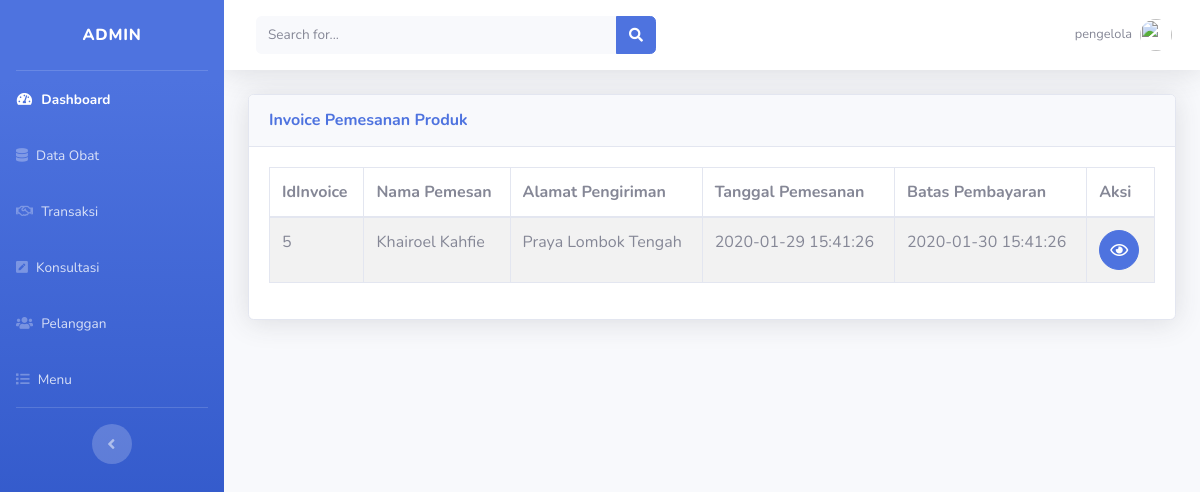
Before: /index.php/invoice with the older database file.
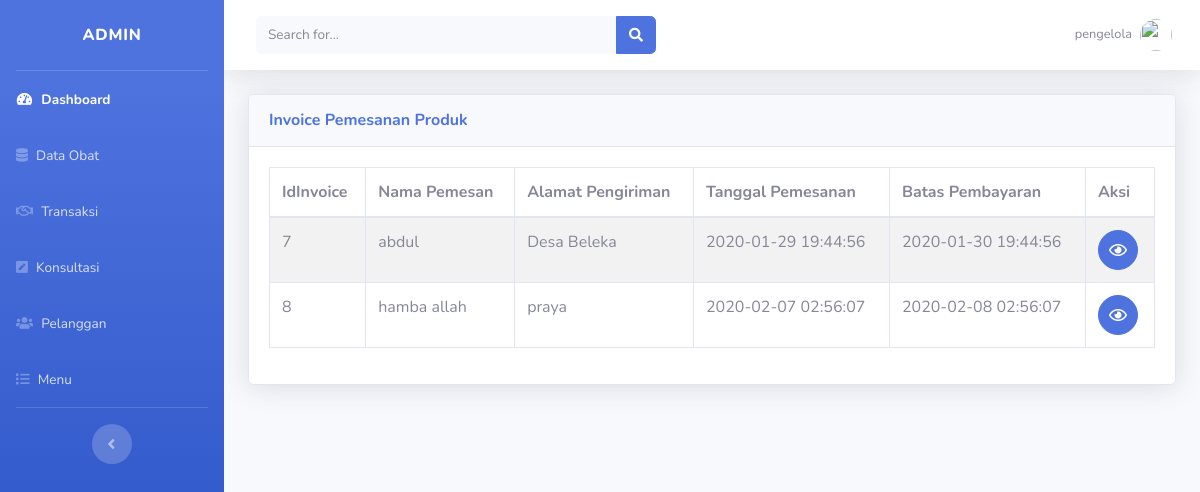
After: the same page with the newer database file.
### tables this page shows
CREATE TABLE `invoice` (
  `idinvoice` int(11) NOT NULL,
  `nama` varchar(50) NOT NULL,
  `alamat` varchar(255) NOT NULL,
  `tglpesan` datetime NOT NULL,
  `batasbayar` datetime NOT NULL
);

### application/controllers/Invoice.php (called while the page is built, shortened)
<?php
class Invoice extends CI_Controller
{
    public function index()
    {
        $data['invoice'] = $this->Invoice_model->tampil();
        $this->load->view('template/header');
        $this->load->view('template/sidebar');
        $this->load->view('admin/invoice', $data);
        $this->load->view('template/footer');
    }
}

### index.php (called while the page is built, shortened)
<?php
require_once BASEPATH.'core/CodeIgniter.php';

### application/models/Invoice_model.php (called while the page is built, shortened)
<?php
class Invoice_model extends CI_Model
{
    public $tabel = 'invoice';
    public function tampil()
    {
        $result = $this->db->get($this->tabel);
        if ($result->num_rows() > 0) {
            return $result->result();
        } else {
            return false;
        }
    }
}

### application/views/admin/invoice.php (the view, shortened to what this page needs)
<div class="container-fluid">
    <div class="card shadow mb-4">
        <div class="card-header py-3">
            <h6 class="m-0 font-weight-bold text-primary">Invoice Pemesanan Produk</h6>
        </div>
        <div class="card-body">
            <div class="table-responsive">
                <table class="table table-bordered table-hover table-striped" id="dataTable" width="100%" cellspacing="0">
                    <thead>
                        <tr>
                            <th>IdInvoice</th>
                            <th>Nama Pemesan</th>
                            <th>Alamat Pengiriman</th>
                            <th>Tanggal Pemesanan</th>
                            <th>Batas Pembayaran</th>
                            <th>Aksi</th>
                        </tr>
                    </thead>
                    <tbody>
                        <?php foreach ($invoice as $invoice) : ?>
                            <tr>
                                <td><?= $invoice->idinvoice ?></td>
                                <td><?= $invoice->nama ?></td>
                                <td><?= $invoice->alamat ?></td>
                                <td><?= $invoice->tglpesan ?></td>
                                <td><?= $invoice->batasbayar ?></td>
                                <td>
                                    <a href="<?= base_url('invoice/detail/' . $invoice->idinvoice) ?>" class="btn btn-primary btn-circle" title="Detail invoice"><i class="far fa-eye"></i></a>
                                </td>
                            </tr>
                        <?php endforeach; ?>
                    </tbody>
                </table>
            </div>
        </div>
    </div>
</div>

Changed rows visible on the page:
removed invoice: idinvoice "5", nama "Khairoel Kahfie", alamat "Praya Lombok Tengah", tglpesan "2020-01-29 15:41:26", batasbayar "2020-01-30 15:41:26"
added invoice: idinvoice "7", nama "abdul", alamat "Desa Beleka", tglpesan "2020-01-29 19:44:56", batasbayar "2020-01-30 19:44:56"
added invoice: idinvoice "8", nama "hamba allah", alamat "praya", tglpesan "2020-02-07 02:56:07", batasbayar "2020-02-08 02:56:07"
